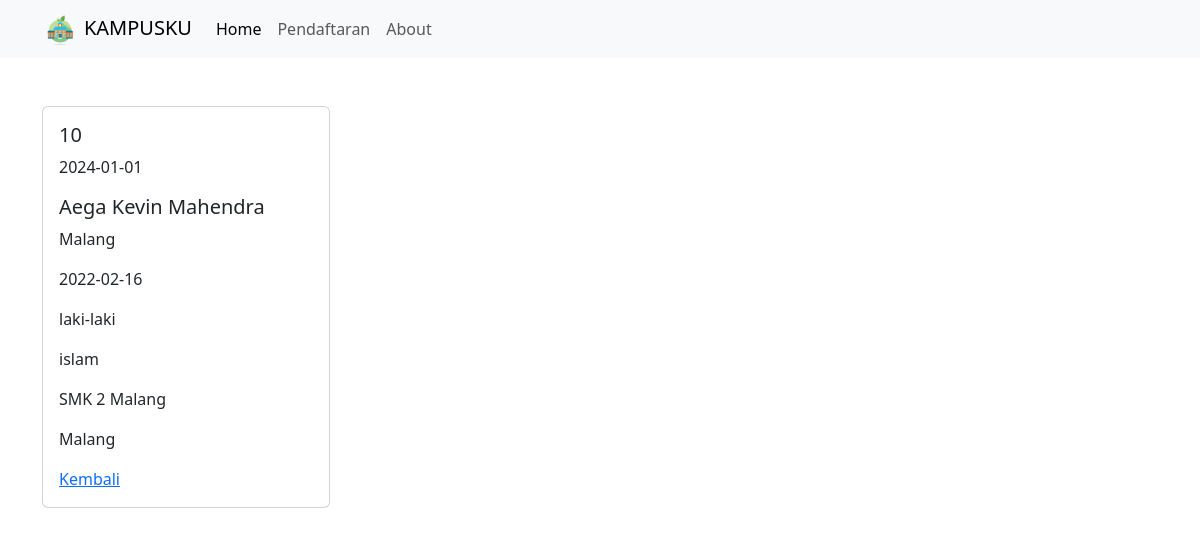
Screenshot of /public/pendaftaran/detail/10 with the database file from the repository.
### tables this page shows
CREATE TABLE `pendaftaran` (
  `no_pendaftaran` int(10) NOT NULL,
  `tanggal_daftar` date NOT NULL,
  `nama` varchar(40) NOT NULL,
  `tempat_lahir` varchar(20) NOT NULL,
  `tanggal_lahir` date NOT NULL,
  `jenis_kelamin` varchar(20) NOT NULL,
  `agama` varchar(20) NOT NULL,
  `asal_sekolah` varchar(30) NOT NULL,
  `alamat` varchar(30) NOT NULL
);

### app/core/Controller.php (called while the page is built, shortened)
<?php
class Controller{
    public function view($view, $data = [])
    {
        require_once '../app/views/' . $view . '.php';
    }
    public function model($model)
    {
        return new $model;
    }
}

### app/controllers/Pendaftaran.php (called while the page is built, shortened)
<?php
class pendaftaran extends Controller {
    public function detail($no_pendaftaran)
    {
        $data['judul'] = 'Detail Pendaftaran';
        $data['pendaftaran'] = $this->model('Pendaftaran_model')->getPendaftaranById($no_pendaftaran);
        $this->view('pendaftaran/detail', $data);
    }
}

### app/core/App.php (called while the page is built, shortened)
<?php
class App{
    protected $method = 'index';
    protected $params = [];
    public function __construct()
    {
        $url = $this->parseURL();
        if (isset($url[0]) && file_exists('../app/controllers/' . $url[0] . '.php')) {
            unset($url[0]);
        }
        $this->controller = new $this->controller;
        if (isset($url[1])) {
            if (method_exists($this->controller, $url[1])) {
                $this->method = $url[1];
                unset($url[1]);
            }
        }
        if (!empty($url)) {
            $this->params = array_values($url);
        }
        call_user_func_array([$this->controller, $this->method], $this->params);
    }
    public function parseURL()
    {
        if(isset($_GET['url'])){
            $url = rtrim($_GET['url'], '/');
            $url = filter_var($url, FILTER_SANITIZE_URL);
            $url = explode('/', $url);
            return $url;
        }
    }
}

### public/index.php (called while the page is built, shortened)
<?php
$app = new App;

### app/core/Database.php (called while the page is built, shortened)
<?php
class Database
{
    private $host = DB_HOST;
    private $user = DB_USER;
    private $pass = DB_PASS;
    private $db_name = DB_NAME;
    private $dbh;
    private $stmt;
    public function __construct()
    {
        $dsn = 'mysql:host=' . $this->host . ';dbname=' . $this->db_name;
        $option = [
            PDO::ATTR_PERSISTENT => true,
            PDO::ATTR_ERRMODE => PDO::ERRMODE_EXCEPTION
        ];
        try {
            $this->dbh = new PDO($dsn, $this->user, $this->pass, $option);
        } catch (PDOException $e) {
            die($e->getMessage());
        }
    }
    public function query($query)
    {
        $this->stmt = $this->dbh->prepare($query);
    }
    public function bind($param, $value, $type = null)
    {
        if (is_null($type)) {
            switch (true) {
                default:
                    $type = PDO::PARAM_STR;
            }
        }
        $this->stmt->bindValue($param, $value, $type);
    }
    public function execute()
    {
        $this->stmt->execute();
    }
    public function resultSingle()
    {
        $this->execute();
        return $this->stmt->fetch(PDO::FETCH_ASSOC);
    }
}

### app/models/Pendaftaran_model.php (called while the page is built, shortened)
<?php
class Pendaftaran_model {
    private $table = 'pendaftaran';
    private $db ;
    public function __construct()
    {
        $this->db = new Database;
    }
    public function getPendaftaranById($no_pendaftaran)
{
    $this->db->query('SELECT * FROM ' . $this->table . ' WHERE no_pendaftaran=:no_pendaftaran');
    $this->db->bind(':no_pendaftaran', $no_pendaftaran);
    return $this->db->resultSingle();
}
}

### app/views/pendaftaran/detail.php (the view)
<div class="container mt-5">
    <div class="card" style="width: 18rem;">
    <div class="card-body">
        <h5 class="card-title"><?= $data['pendaftaran']['no_pendaftaran']; ?></h5>
        <p class="card-text"><?= $data['pendaftaran']['tanggal_daftar']; ?></p>
        <h5 class="card-title"><?= $data['pendaftaran']['nama']; ?></h5>
        <p class="card-text"><?= $data['pendaftaran']['tempat_lahir']; ?></p>
        <p class="card-text"><?= $data['pendaftaran']['tanggal_lahir']; ?></p>
        <p class="card-text"><?= $data['pendaftaran']['jenis_kelamin']; ?></p>
        <p class="card-text"><?= $data['pendaftaran']['agama']; ?></p>
        <p class="card-text"><?= $data['pendaftaran']['asal_sekolah']; ?></p>
        <p class="card-text"><?= $data['pendaftaran']['alamat']; ?></p>
        <a href="<?= BASEURL; ?>/pendaftaran" class="card-link">Kembali</a>
    </div>
    </div>
</div>

### rows the page displays
pendaftaran: no_pendaftaran "10", tanggal_daftar "2024-01-01", nama "Aega Kevin Mahendra", tempat_lahir "Malang", tanggal_lahir "2022-02-16", jenis_kelamin "laki-laki", agama "islam", asal_sekolah "SMK 2 Malang", alamat "Malang"
